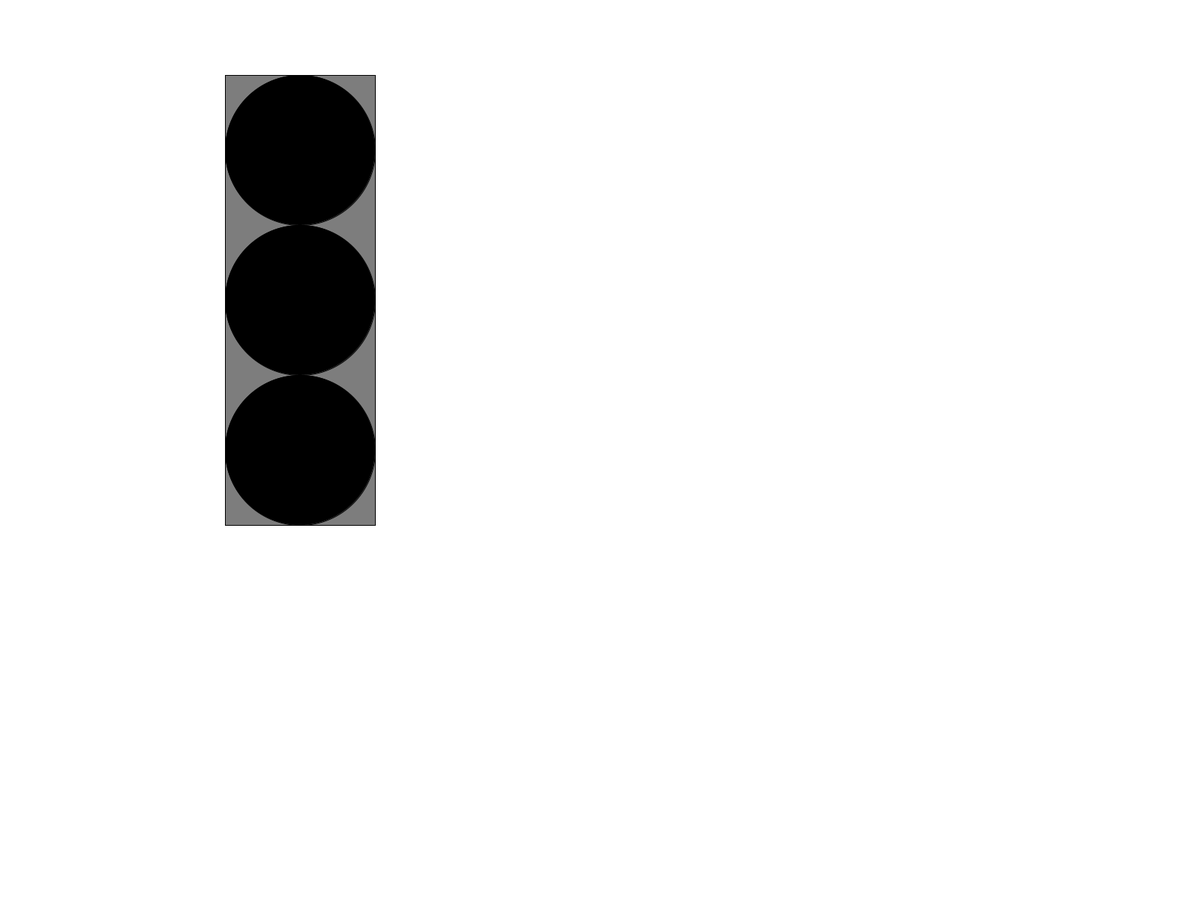
Frame 1 (no input)
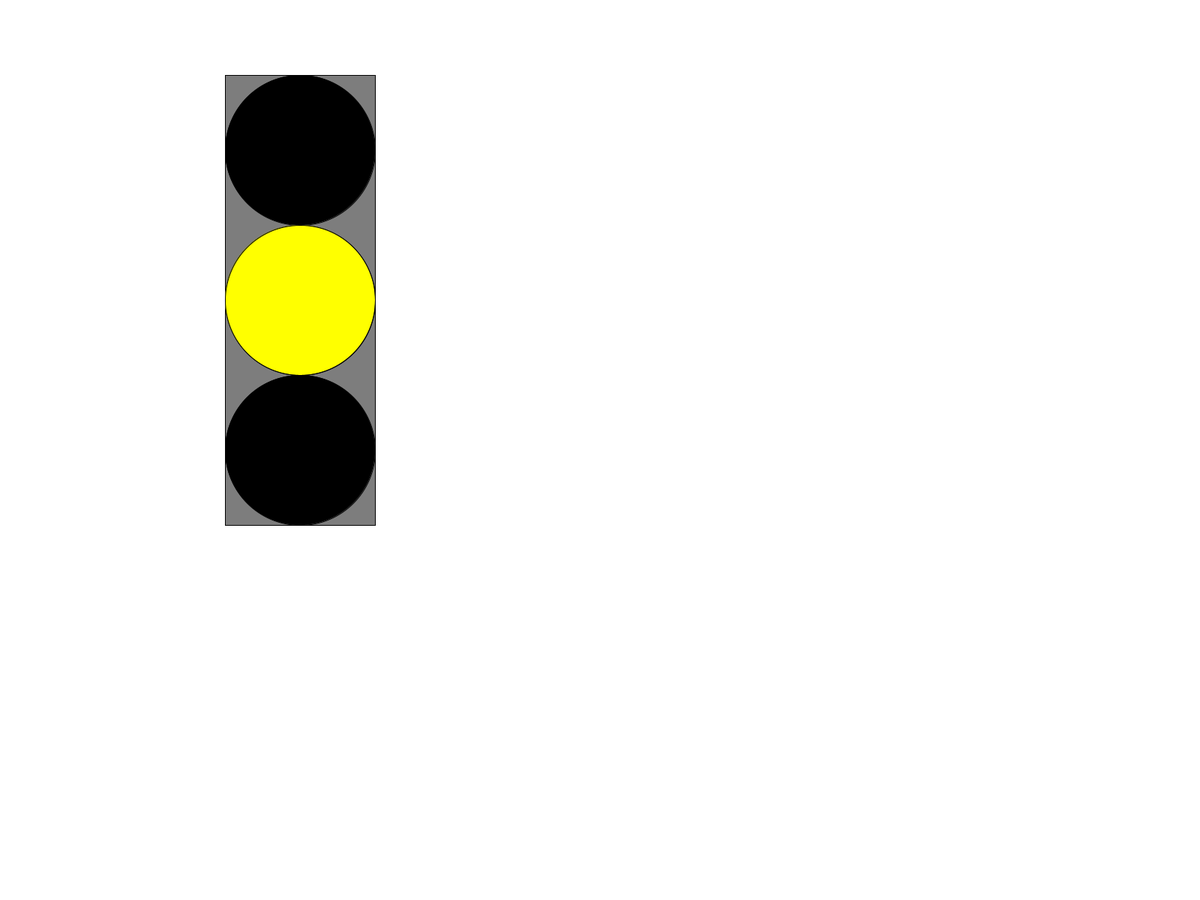
Frame 60 (the mouse pressed at the canvas centre just before this capture)
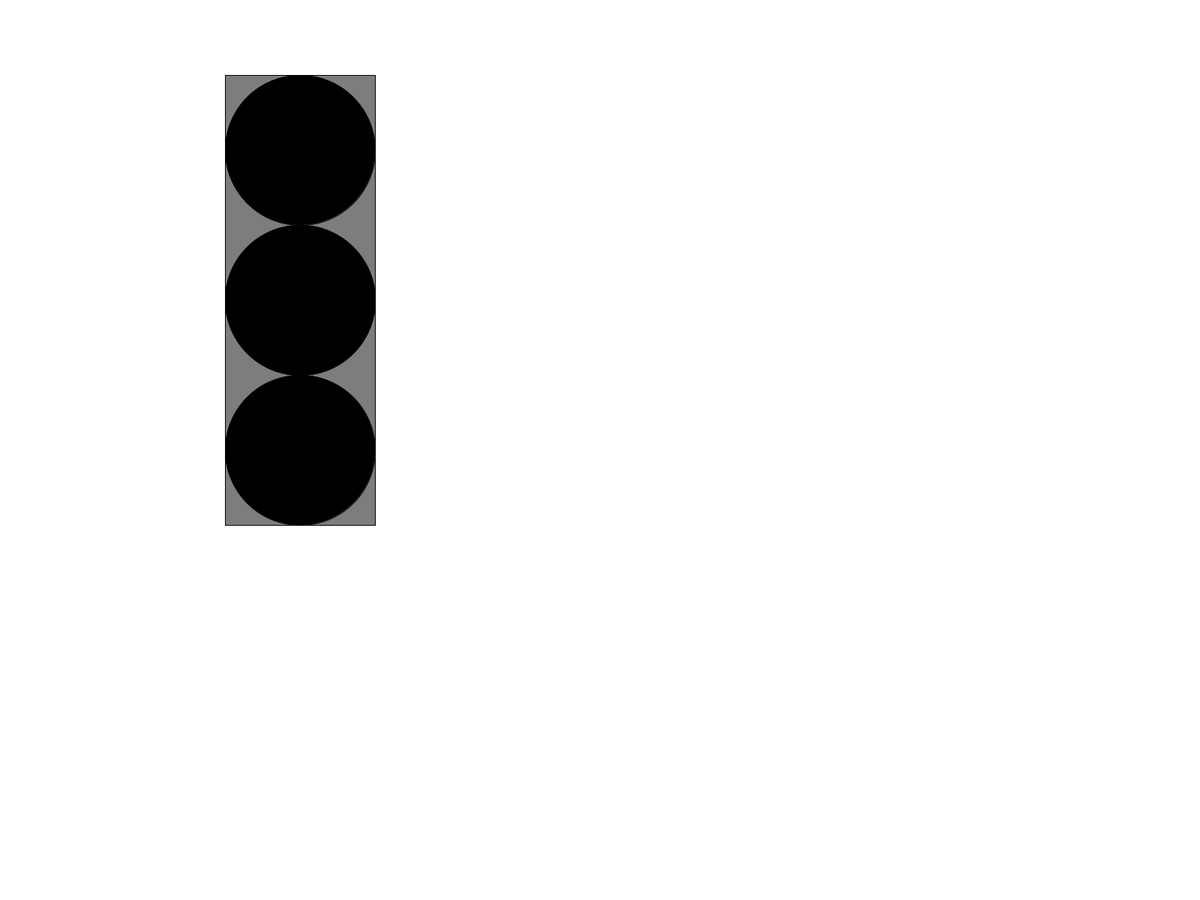
Frame 120 (the mouse held since frame 60 and released just before this capture)

The Processing sketch that drew these frames (run headless with seeded random() and noise(); from frame 60 on, the mouse is pressed at the canvas centre):

// Processing sketch: Task3
// ── Task3.pde
// Taske 3:

// 3.a
color red = color(255, 0, 0);
color yellow = color(255, 255, 0);
color green = color(0, 255, 0);
color grey = color(125);
color black = color(0);

/* Millis(); starts a timer that counts how many milliseconds has gone by since the
program started and only stops again when the program stops. */
int timer = millis();

// Will be explained a few lines below
int substractTimer = 0;
void setup() {
  fullScreen();
  background(255);
}

void draw() {
  /* A timer, that makes the lights go from red-yellow-green-yellow and repeat,
  based on how long time has gone by (what the timer equals to), which is tracked with
  the millis() function. The substractTimer is there, so when the lights (timer) reaches
  yellow for the second time, the timer will essentially reset (go down to 0) again, and
  hence repeat the light cross indefinitely. */
  timer = millis() - substractTimer;
  // The rectangle (box) behind the lights
  fill(grey);
  rectMode(CENTER);
  rect(height/3, height/3, height/6, height/2);
  // The lights, without their respective lights on.
  fill(black);
  ellipse(height/3, height/6, height/6, height/6);
  ellipse(height/3, height/3, height/6, height/6);
  ellipse(height/3, height/2, height/6, height/6);
  /* Each light (red, yellow, green) will light up for 0,75 secounds (750 milliseconds),
  inbetween the lights there is a delay of 0.5 seconds (500 milliseconds) to make it more
  realistic */
  if(timer < 1250 && timer > 500){
    fill(red);
    ellipse(height/3, height/6, height/6, height/6);
    /* These fill(black) at the ends, is used so that the below boxes (lights)
    wont also be colored respectively red and yellow */
    fill(black);
  }
  if(timer < 1750 && timer > 1250){
    fill(black);
    ellipse(height/3, height/6, height/6, height/6);
  }
  if(timer < 2500 && timer > 1750 || timer < 5050 && timer > 4250){
    fill(yellow);
    ellipse(height/3, height/3, height/6, height/6);
    fill(black);
    /* This is what reset the timer, so when it reaches the end (yellow for the second time)
    it will make substractTimer equals millis(); and by substracting the actual timer with
    this, the timer will be 0 and then count up again */
    if(timer > 5000){
      substractTimer = millis();
    }
  }
  if(timer < 3000 && timer > 2500 || timer < 4250 && timer > 3750){
    fill(black);
    ellipse(height/3, height/3, height/6, height/6);
  }
  if(timer < 3750 && timer > 3000){
    fill(green);
    ellipse(height/3, height/2, height/6, height/6);
  }
}
